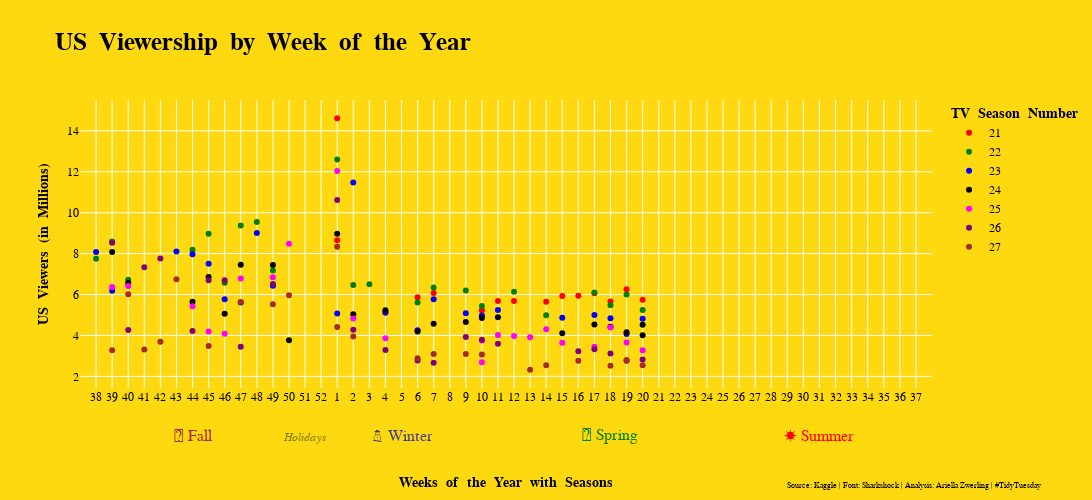

Write notebook code for a chart like this one.
### Code cell
tv_season_week_order = list(range(38, 53)) + list(range(1, 38))

fig = px.scatter(simpsons_episodes_filtered_2, 
                 x="week_of_the_year", 
                 y="us_viewers_in_millions",
                 color="season",
                 color_discrete_sequence=["red", "green", "blue", "black", "magenta", 'purple', 'brown'],
                 labels={
                     "week_of_the_year": "<b>Weeks  of  the  Year  with  Seasons</b>",
                     "us_viewers_in_millions": "<b>US  Viewers  (in  Millions)</b>",
                     "season": "<b>TV  Season  Number</b>"
                 },
                title="<b>US  Viewership  by  Week  of  the  Year</b>")

fig.update_layout(
    width=1500,
    height = 500,
    paper_bgcolor='rgb(255,217,15)',
    plot_bgcolor='rgb(255,217,15)',
    title=dict(
        font=dict(
            family='simpsonfont',
            size=25,
            color='black'
    )),
    font_family="simpsonfont",
    font_color="black",
    legend_title_font_color="black",
    xaxis=dict(range=[min(tv_season_week_order) - 2, max(tv_season_week_order)],
               title_standoff=75),
    xaxis_automargin=True,
)

fig.update_xaxes(categoryorder='array', categoryarray=[str(w) for w in tv_season_week_order])

fig.add_annotation(x="6", y=-0.20, text="🍂 Fall", showarrow=False, font=dict(size=16, color="brown"), yref="paper")
fig.add_annotation(x="19", y=-0.20, text="⛄ Winter", showarrow=False, font=dict(size=16, color="darkslateblue"), yref="paper")
fig.add_annotation(x="13", y=-0.20, text="<i>Holidays</i>", showarrow=False, font=dict(size=12, color="olive"), yref="paper")
fig.add_annotation(x="32", y=-0.20, text="🌸 Spring", showarrow=False, font=dict(size=16, color="green"), yref="paper")
fig.add_annotation(x="45", y=-0.20, text="☀️ Summer", showarrow=False, font=dict(size=16, color="red"), yref="paper")

fig.add_annotation(
    text="Source: Kaggle | Font: Sharkshock | Analysis: Ariella Zwerling | #TidyTuesday",
    xref="paper", yref="paper",
    font_family='Helvetica',
    x=1.13, y=-0.36,
    showarrow=False,
    font=dict(size=8)
)

fig.show()

### Figure 1 — Plotly figure (JSON) as saved in the notebook; plotly's stock layout.template omitted (floating-point values rounded to 4 significant figures)
{"data": [{"hovertemplate": "<b>TV  Season  Number</b>=21<br><b>Weeks  of  the  Year  with  Seasons</b>=%{x}<br><b>US  Viewers  (in  Millions)</b>=%{y}<extra></extra>", "legendgroup": "21", "marker": {"color": "red", "symbol": "circle"}, "mode": "markers", "name": "21", "orientation": "v", "showlegend": true, "type": "scatter", "x": ["1", "4", "10", "12", "18", "20", "19", "1", "15", "17", "7", "6", "11", "14", "16"], "xaxis": "x", "y": [8.65, 5.11, 5.23, 5.69, 5.66, 5.74, 6.26, 14.62, 5.93, 6.06, 6.08, 5.87, 5.69, 5.65, 5.94], "yaxis": "y"}, {"hovertemplate": "<b>TV  Season  Number</b>=22<br><b>Weeks  of  the  Year  with  Seasons</b>=%{x}<br><b>US  Viewers  (in  Millions)</b>=%{y}<extra></extra>", "legendgroup": "22", "marker": {"color": "green", "symbol": "circle"}, "mode": "markers", "name": "22", "orientation": "v", "showlegend": true, "type": "scatter", "x": ["39", "45", "48", "49", "3", "7", "10", "14", "19", "38", "9", "6", "46", "12", "18", "47", "17", "1", "40", "2", "44", "20"], "xaxis": "x", "y": [8.59, 8.97, 9.54, 7.18, 6.5, 6.35, 5.44, 4.99, 6, 7.75, 6.2, 5.61, 6.58, 6.14, 5.48, 9.38, 6.1, 12.6, 6.72, 6.47, 8.19, 5.25], "yaxis": "y"}, {"hovertemplate": "<b>TV  Season  Number</b>=23<br><b>Weeks  of  the  Year  with  Seasons</b>=%{x}<br><b>US  Viewers  (in  Millions)</b>=%{y}<extra></extra>", "legendgroup": "23", "marker": {"color": "blue", "symbol": "circle"}, "mode": "markers", "name": "23", "orientation": "v", "showlegend": true, "type": "scatter", "x": ["38", "43", "45", "48", "1", "4", "15", "18", "20", "39", "44", "2", "19", "17", "46", "6", "9", "11", "49", "47", "7", "10"], "xaxis": "x", "y": [8.08, 8.1, 7.5, 9.01, 5.07, 5.12, 4.86, 4.84, 4.82, 6.19, 7.97, 11.48, 4.07, 5, 5.77, 4.26, 5.09, 5.25, 6.43, 5.61, 5.77, 4.97], "yaxis": "y"}, {"hovertemplate": "<b>TV  Season  Number</b>=24<br><b>Weeks  of  the  Year  with  Seasons</b>=%{x}<br><b>US  Viewers  (in  Millions)</b>=%{y}<extra></extra>", "legendgroup": "24", "marker": {"color": "black", "symbol": "circle"}, "mode": "markers", "name": "24", "orientation": "v", "showlegend": true, "type": "scatter", "x": ["46", "50", "2", "6", "9", "15", "18", "45", "1", "10", "17", "4", "39", "47", "40", "49", "7", "19", "20", "11", "20", "44"], "xaxis": "x", "y": [5.06, 3.77, 5.04, 4.19, 4.66, 4.11, 4.43, 6.86, 8.97, 4.85, 4.54, 5.23, 8.08, 7.46, 6.57, 7.44, 4.57, 4.16, 4.52, 4.89, 4.01, 5.65], "yaxis": "y"}, {"hovertemplate": "<b>TV  Season  Number</b>=25<br><b>Weeks  of  the  Year  with  Seasons</b>=%{x}<br><b>US  Viewers  (in  Millions)</b>=%{y}<extra></extra>", "legendgroup": "25", "marker": {"color": "magenta", "symbol": "circle"}, "mode": "markers", "name": "25", "orientation": "v", "showlegend": true, "type": "scatter", "x": ["39", "45", "47", "50", "4", "10", "12", "14", "18", "20", "2", "44", "49", "1", "40", "46", "11", "17", "19", "13", "10", "15"], "xaxis": "x", "y": [6.37, 4.2, 6.78, 8.48, 3.87, 3.75, 3.98, 4.3, 4.39, 3.28, 4.83, 5.43, 6.85, 12.04, 6.42, 4.08, 4.02, 3.45, 3.66, 3.91, 2.69, 3.64], "yaxis": "y"}, {"hovertemplate": "<b>TV  Season  Number</b>=26<br><b>Weeks  of  the  Year  with  Seasons</b>=%{x}<br><b>US  Viewers  (in  Millions)</b>=%{y}<extra></extra>", "legendgroup": "26", "marker": {"color": "purple", "symbol": "circle"}, "mode": "markers", "name": "26", "orientation": "v", "showlegend": true, "type": "scatter", "x": ["40", "44", "46", "1", "4", "16", "19", "47", "6", "18", "11", "2", "17", "10", "39", "41", "49", "42", "7", "20", "45", "9"], "xaxis": "x", "y": [4.27, 4.22, 6.7, 10.62, 3.29, 3.23, 2.77, 3.45, 2.78, 3.12, 3.59, 4.28, 3.33, 3.79, 8.53, 7.33, 6.52, 7.76, 2.67, 2.82, 6.7, 3.93], "yaxis": "y"}, {"hovertemplate": "<b>TV  Season  Number</b>=27<br><b>Weeks  of  the  Year  with  Seasons</b>=%{x}<br><b>US  Viewers  (in  Millions)</b>=%{y}<extra></extra>", "legendgroup": "27", "marker": {"color": "brown", "symbol": "circle"}, "mode": "markers", "name": "27", "orientation": "v", "showlegend": true, "type": "scatter", "x": ["40", "45", "50", "1", "7", "10", "16", "19", "43", "1", "39", "47", "6", "2", "13", "9", "49", "41", "42", "18", "14", "20"], "xaxis": "x", "y": [6.02, 3.48, 5.97, 8.33, 3.1, 3.07, 2.77, 2.8, 6.75, 4.41, 3.28, 5.64, 2.89, 3.95, 2.32, 3.09, 5.53, 3.31, 3.69, 2.52, 2.55, 2.54], "yaxis": "y"}], "layout": {"annotations": [{"font": {"color": "brown", "size": 16}, "showarrow": false, "text": "🍂 Fall", "x": "6", "y": -0.2, "yref": "paper"}, {"font": {"color": "darkslateblue", "size": 16}, "showarrow": false, "text": "⛄ Winter", "x": "19", "y": -0.2, "yref": "paper"}, {"font": {"color": "olive", "size": 12}, "showarrow": false, "text": "<i>Holidays</i>", "x": "13", "y": -0.2, "yref": "paper"}, {"font": {"color": "green", "size": 16}, "showarrow": false, "text": "🌸 Spring", "x": "32", "y": -0.2, "yref": "paper"}, {"font": {"color": "red", "size": 16}, "showarrow": false, "text": "☀️ Summer", "x": "45", "y": -0.2, "yref": "paper"}, {"font": {"family": "Helvetica", "size": 8}, "showarrow": false, "text": "Source: Kaggle | Font: Sharkshock | Analysis: Ariella Zwerling | #TidyTuesday", "x": 1.13, "xref": "paper", "y": -0.36, "yref": "paper"}], "font": {"color": "black", "family": "simpsonfont"}, "height": 500, "legend": {"title": {"font": {"color": "black"}, "text": "<b>TV  Season  Number</b>"}, "tracegroupgap": 0}, "paper_bgcolor": "rgb(255,217,15)", "plot_bgcolor": "rgb(255,217,15)", "title": {"font": {"color": "black", "family": "simpsonfont", "size": 25}, "text": "<b>US  Viewership  by  Week  of  the  Year</b>"}, "width": 1500, "xaxis": {"anchor": "y", "automargin": true, "categoryarray": ["38", "39", "40", "41", "42", "43", "44", "45", "46", "47", "48", "49", "50", "51", "52", "1", "2", "3", "4", "5", "6", "7", "8", "9", "10", "11", "12", "13", "14", "15", "16", "17", "18", "19", "20", "21", "22", "23", "24", "25", "26", "27", "28", "29", "30", "31", "32", "33", "34", "35", "36", "37"], "categoryorder": "array", "domain": [0, 1], "range": [-1, 52], "title": {"standoff": 75, "text": "<b>Weeks  of  the  Year  with  Seasons</b>"}, "type": "category"}, "yaxis": {"anchor": "x", "autorange": true, "domain": [0, 1], "range": [1.432, 15.51], "title": {"text": "<b>US  Viewers  (in  Millions)</b>"}, "type": "linear"}}}
